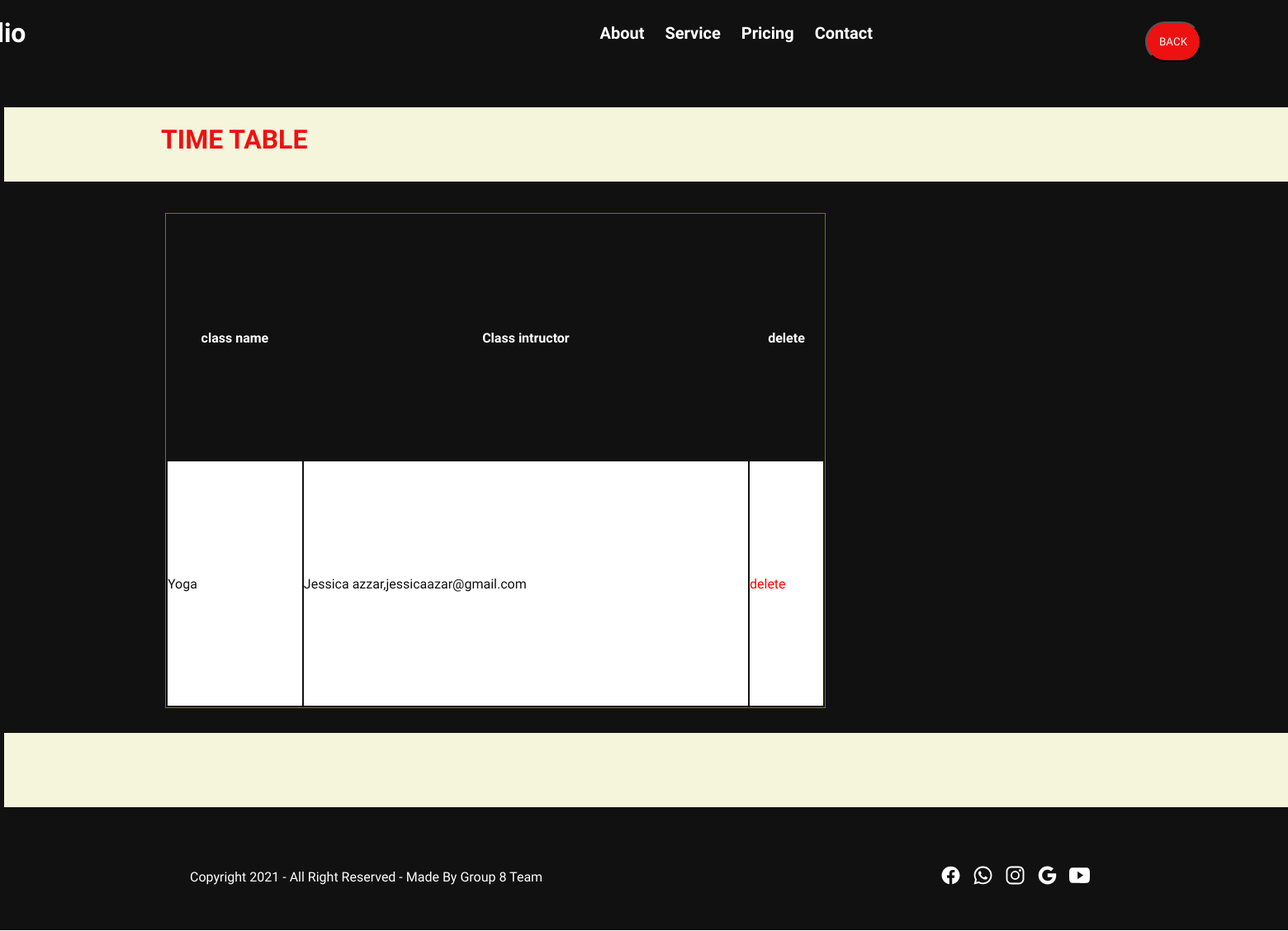
Before: /viewreservedclasses/ (signed in) with the older database file.
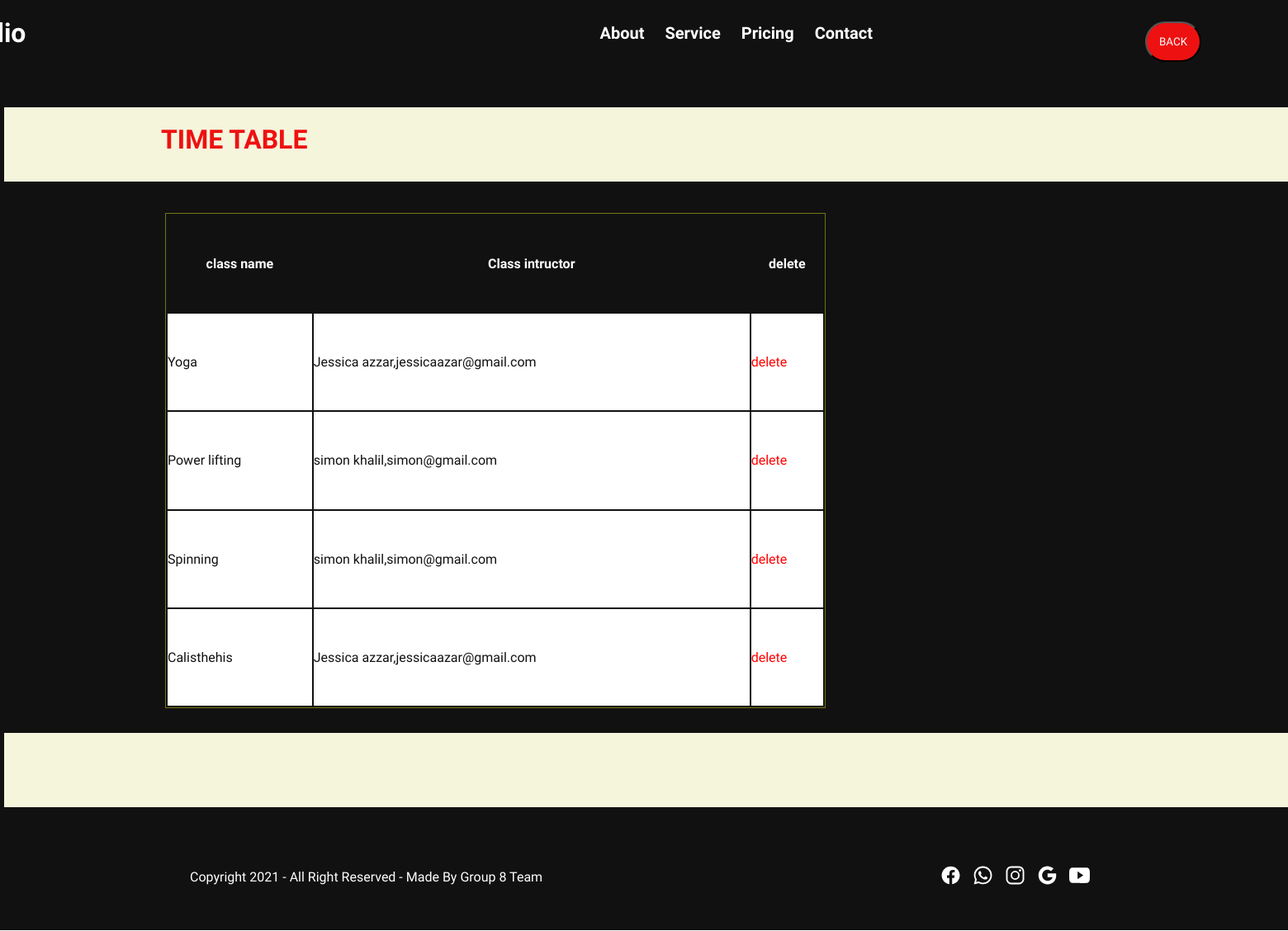
After: the same page with the newer database file.
### gymApp/models.py (models this page shows)
class Class(models.Model):
  Class_id=models.CharField(primary_key=True,max_length=2)
  Class_name=models.CharField(max_length=30)
  Class_instructor=models.ForeignKey(Instructor,on_delete=models.CASCADE)
  Class_capacity=models.IntegerField(default=20)
  def __str__(self):
        ret = self.Class_id + ',' + self.Class_name
        return ret

class Instructor(models.Model):
    Male = 'M'
    Female = 'F'
    Gender = [
    ('M', 'Male'),
    ('F', 'Female'),
]
    Instructor_name = models.CharField(max_length=30)
    Instructor_email = models.CharField(max_length=30)
    Instructor_phone = models.IntegerField(default=0)
    Instructor_age=models.IntegerField()
    Instructor_photo=models.CharField(max_length=100)
    Instructor_specialty=models.CharField(max_length=100)
    Instructor_gender=models.CharField(
        max_length=1,
        choices=Gender,
        default=Male,
    )
    def __str__(self):
        ret = self.Instructor_name + ',' + self.Instructor_email
        return ret

### gymApp/views.py (the view)
# urls.py: path('viewreservedclasses/',views.viewreservedclasses, name='viewreservedclasses'),
def viewreservedclasses(request):
    if "uname" in request.session:
        mail=request.session.get("umail")
        user=Client.objects.get(Client_email=mail)
        classes=Reservation.objects.all().filter(client=user)
        l1=[]
        for x in classes:
            item=Class.objects.get(Class_id=x.class_id)
            l1.append(item)
        print(l1)
        return render(request,'reservedclasses.html',{"l1":l1})

### templates/reservedclasses.html (shortened to what this page needs)
<!DOCTYPE html>
<html>
<head>
<link rel="stylesheet" type="text/css" href="/static/CSS/index.css">
</head>
<body>
<div class="container-fluid">
<div class="navbar">
<h1>Portfolio</h1>
<ul>
<li>About</li>
<li>Service</li>
<li>Pricing</li>
<li>Contact</li>
</ul>
<button  style="margin-left:10px;Background-color:#e11;padding: 15px;border-radius: 2em;"><a class="clsass1" href="http://localhost:8000/">BACK</a></button>
</div>
<div class="table1" ><div style="padding:20px;padding-top:20px;background-color:beige;width:2200px;margin-top:-150px;margin-left:-195px;height:50px;"><h1 style="color:#e11 ;margin-left:170px;">TIME TABLE</h1></div><br><br>
    <table >
        <tr><tH>class name </th><th>Class intructor
        </th><th>delete</th></tr>
        {% for X in l1 %}
            <tr><td>{{ X.Class_name }} </td> <td>{{ X.Class_instructor }}</td><td>
            <a style="color:red;" href="http://localhost:8000/deletereservation/id={{X.Class_id }}">delete</a>
            </td></tr>
        {% endfor %}
    </table>
<div style="padding:20px;padding-top:20px;background-color:beige;width:2200px;margin-top:30px;margin-left:-195px;height:50px;"><h1 style="color:#e11 ;margin-left:170px;"></h1></div>
</div>
<div class="footer-fluid" style="margin-top:-130px;">
<div class="footer">
    <p>Copyright 2021 - All Right Reserved - Made By Group 8 Team </p>
<div class="icon">
    <ion-icon name="logo-facebook"></ion-icon>
    <ion-icon name="logo-whatsapp"></ion-icon>
    <ion-icon name="logo-instagram"></ion-icon>
    <ion-icon name="logo-google"></ion-icon>
    <ion-icon name="logo-youtube"></ion-icon>
</div>
</div>
</div>
</body>
</html>

Changed rows visible on the page:
now on this page (row edited): Class: Class_name "Power lifting", Class_instructor "simon khalil,simon@gmail.com"
now on this page (row edited): Class: Class_name "Spinning", Class_instructor "simon khalil,simon@gmail.com"
now on this page (row edited): Class: Class_name "Calisthehis", Class_instructor "Jessica azzar,jessicaazar@gmail.com"
